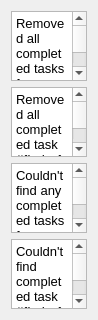
              <widget class="QWidget" name="page_9">
               <property name="geometry">
                <rect>
                 <x>0</x>
                 <y>0</y>
                 <width>98</width>
                 <height>320</height>
                </rect>
               </property>
               <property name="font">
                <font>
                 <pointsize>13</pointsize>
                 <weight>50</weight>
                 <italic>false</italic>
                 <bold>false</bold>
                </font>
               </property>
               <attribute name="label">
                <string>Mod</string>
               </attribute>
               <layout class="QVBoxLayout" name="verticalLayout_18">
                <item>
                 <widget class="QPlainTextEdit" name="rmvDoneUser">
                  <property name="font">
                   <font>
                    <pointsize>10</pointsize>
                    <weight>50</weight>
                    <italic>false</italic>
                    <bold>false</bold>
                   </font>
                  </property>
                  <property name="plainText">
                   <string>Removed all completed tasks for user {username}.</string>
                  </property>
                 </widget>
                </item>
                <item>
                 <widget class="QPlainTextEdit" name="rmvDoneUserNum">
                  <property name="font">
                   <font>
                    <pointsize>10</pointsize>
                    <weight>50</weight>
                    <italic>false</italic>
                    <bold>false</bold>
                   </font>
                  </property>
                  <property name="plainText">
                   <string>Removed all completed task #{index} for user {username}.</string>
                  </property>
                 </widget>
                </item>
                <item>
                 <widget class="QPlainTextEdit" name="rmvDoneUserFail">
                  <property name="font">
                   <font>
                    <pointsize>10</pointsize>
                    <weight>50</weight>
                    <italic>false</italic>
                    <bold>false</bold>
                   </font>
                  </property>
                  <property name="plainText">
                   <string>Couldn't find any completed tasks for user {username}.</string>
                  </property>
                 </widget>
                </item>
                <item>
                 <widget class="QPlainTextEdit" name="rmvDoneUserNumFail">
                  <property name="font">
                   <font>
                    <pointsize>10</pointsize>
                    <weight>50</weight>
                    <italic>false</italic>
                    <bold>false</bold>
                   </font>
                  </property>
                  <property name="plainText">
                   <string>Couldn't find completed task #{index} for user {username}.</string>
                  </property>
                 </widget>
                </item>
               </layout>
              </widget>
